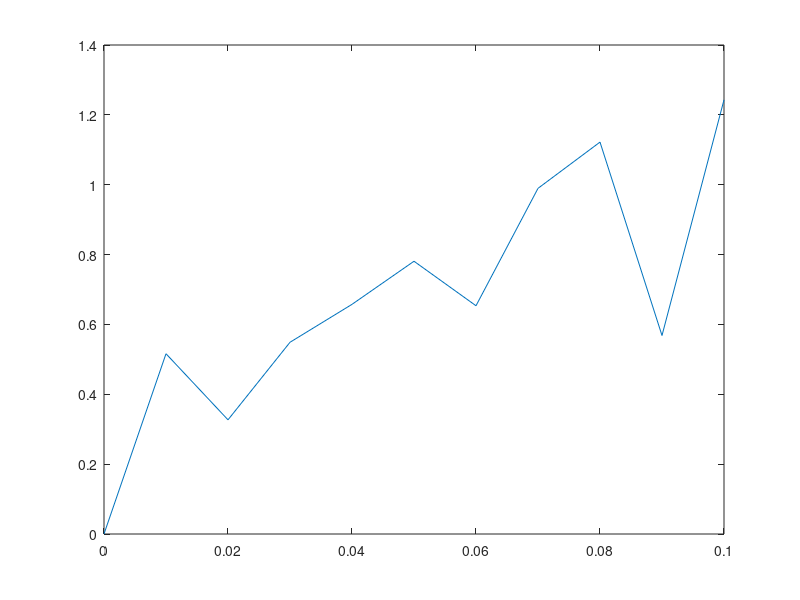

The MATLAB script that drew this image:
x = [0:0.01:0.1];
y = [45.89e-6 516.1e-3 326.9e-3 548.9e-3 657.5e-3 780.9e-3 653.5e-3 989.6e-3 1.122 568.3e-3 1.243];

plot(x,y);